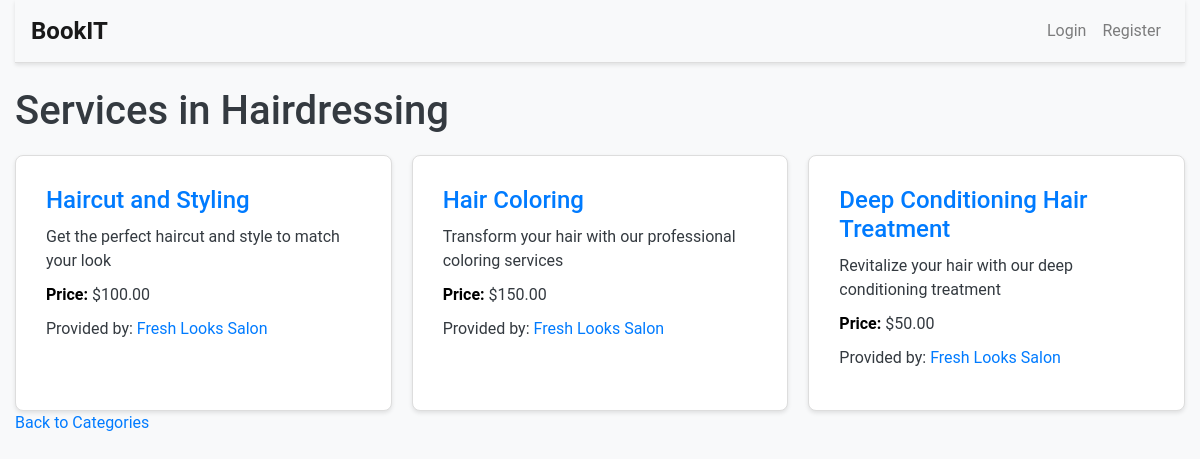
The page /category/HAIRDRESSING on the database its author committed.
### bookit/models.py (models this page shows, shortened)
class Service(models.Model):
    CATEGORY_CHOICES = [
        ('HAIRDRESSING', 'Hairdressing'),
        ('BARBER', 'Barber'),
        ('COSMETOLOGY', 'Cosmetology'),
        ('MANICURE_PEDICURE', 'Manicure and Pedicure'),
        ('MASSAGES', 'Massages'),
        ('HAIR_REMOVAL', 'Hair Removal'),
        ('MAKEUP', 'Makeup'),
        ('AESTHETIC_MEDICINE', 'Aesthetic Medicine'),
        ('PERSONAL_TRAINING', 'Personal Training'),
        ('PHYSIOTHERAPY', 'Physiotherapy'),
        ('TATTOOS_PIERCING', 'Tattoos and Piercing'),
        ('SPRAY_TANNING', 'Spray Tanning'),
        ('EYELASH_STYLING', 'Eyelash Styling'),
        ('EYEBROW_STYLING', 'Eyebrow Styling'),
        ('DIETETICS', 'Dietetics'),
        ('SPA_RELAXATION', 'Spa and Relaxation'),
        ('FACIAL_TREATMENTS', 'Facial Treatments'),
        ('OTHER', 'Other'),
    ]
    id = models.AutoField(primary_key=True)
    name = models.CharField(max_length=255)
    description = models.TextField()
    price = models.DecimalField(max_digits=6, decimal_places=2)
    created_by = models.ForeignKey(Professional_User, on_delete=models.CASCADE, related_name="service_created_by")
    category = models.CharField(max_length=50, choices=CATEGORY_CHOICES, default='OTHER')
    duration = models.IntegerField(help_text="Duration in minutes")

class Professional_User(models.Model):
    id = models.AutoField(primary_key=True)
    user = models.ForeignKey(User, on_delete=models.CASCADE, related_name="Professional_User")
    company_name = models.CharField(max_length=100, unique=True)
    phone_number = models.CharField(max_length=15)
    address = models.CharField(max_length=255)
    city = models.CharField(max_length=255)
    zip_code = models.CharField(max_length=10)
    company_logo = models.CharField(max_length=10000, blank=True, null=True)

### bookit/views.py (the view)
# urls.py: path("category/<str:category>", views.category, name="category"),
def category(request, category):
    services = Service.objects.filter(category=category)
    selected_category_value = next((label for value, label in Service.CATEGORY_CHOICES if value == category), None)
    return render(request, 'bookit/category.html', {
        'services': services,
        'category': category,
        'selected_category_value': selected_category_value,
    })

### bookit/templates/bookit/category.html
{% extends "bookit/layout.html" %}
{% block body %}
    <h1>Services in {{ selected_category_value }}</h1>
    <div class="services-container">
        {% if services %}
            {% for service in services %}
                <div class="service-box">
                    <h2><a href="{% url 'service' service.id %}">{{ service.name }}</a></h2>
                    <p>{{ service.description }}</p>
                    <p><strong style="color: black;">Price:</strong> ${{ service.price }}</p>
                    <p>Provided by: <a href="{% url 'professional' service.created_by.user.username %}">{{ service.created_by.company_name }}</a></p>
                </div>
            {% endfor %}
        {% else %}
            <h5>No Services Available in This Category.</h5>
        {% endif %}
    </div>
    <a href="{% url 'index' %}">Back to Categories</a>
{% endblock %}

### bookit/static/bookit/styles.css (style rules this page uses)
body { font-family: 'Roboto', sans-serif; background-color: #f8f9fa; color: #333; margin: 0; padding: 0; min-height: 100vh; }
h1, h2, h3, h4, h5, h6 { color: #343a40; margin-bottom: 1rem; }
.services-container { display: grid; grid-template-columns: repeat(auto-fit, minmax(250px, 1fr)); gap: 20px; margin-top: 20px; }
.service-box { background-color: #fff; border: 1px solid #ddd; border-radius: 8px; padding: 30px; box-shadow: 0 2px 4px rgba(0, 0, 0, 0.1); transition: transform 0.3s ease, box-shadow 0.3s ease; }
.service-box h2 { font-size: 1.5rem; margin-bottom: 10px; color: #007bff; }
.service-box p { margin-bottom: 10px; color: #343a40; font-size: 1rem; }
.service-box p strong { font-weight: bold; color: #007bff; }
a { color: #007bff; text-decoration: none; }

### rows shown on the page
Service: name "Haircut and Styling", description "Get the perfect haircut and style to match your look", price "100.00", created_by.company_name "Fresh Looks Salon"
Service: name "Hair Coloring", description "Transform your hair with our professional coloring services", price "150.00", created_by.company_name "Fresh Looks Salon"
Service: name "Deep Conditioning Hair Treatment", description "Revitalize your hair with our deep conditioning treatment", price "50.00", created_by.company_name "Fresh Looks Salon"

### other values the page prints
{{ selected_category_value }} "Hairdressing"
